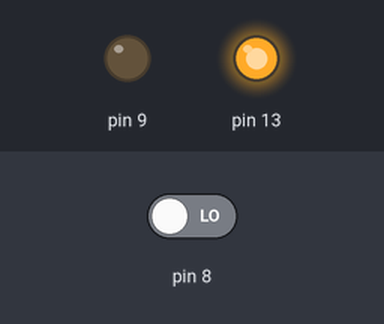
Simulated run of this sketch. Board: Arduino Uno, built with avr-gcc and run on an emulated ATmega328P. Parts: output pins drawn as LEDs (lit = HIGH). Inputs (shaded band) come from the test bench; at power-on: pin 8 LOW. What the sketch prints to the serial monitor is not drawn.

Above: at 1.8 s.
1.9 s: pin 8 driven HIGH
At 2.7 s:
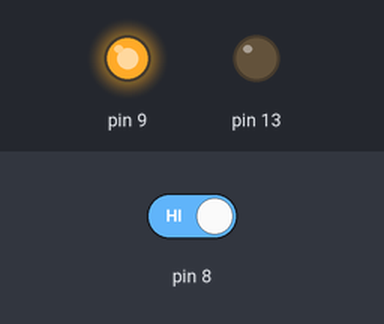
4.4 s: pin 8 driven LOW
At 5.5 s:
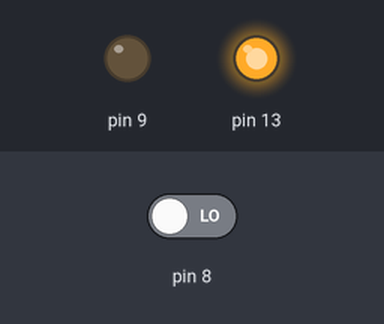
Timing chart, 0 to 7.4 s (numbered marks = the images above; inputs shaded):
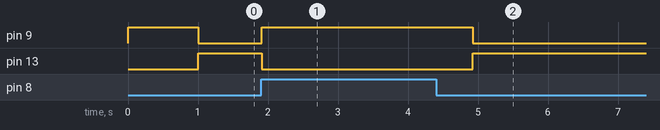

Measured:
- after the input at 1.9 s, pin 9: LOW → HIGH at once; pin 13: HIGH → LOW at once
- after the input at 4.4 s, pin 9: HIGH → LOW after 0.53 s; pin 13: LOW → HIGH after 0.53 s

The sketch:

dummyStateMachine.pde
```cpp
int state = 1;

void setup(){
   pinMode(13,OUTPUT);
   pinMode(9,OUTPUT);
   Serial.begin(115200);
}

void loop(){

switch(state){
  case 1:
   Serial.println("Case 1. Turning LED off and state becomes 2");
   digitalWrite(13,LOW);
   digitalWrite(9,HIGH);
   state = 2;
   delay(1000);
   break;
  case 2:
   Serial.println("Case 2. Where do we go now?");
   delay(1);
   if(digitalRead(8)){
    Serial.println("I can feel your nose. Let's go to 1");
    state = 1;
  }
  else{
    Serial.println("You're gone. Go to 3.");
    state = 3;
  }
   break;
  case 3:
   Serial.println("Case 3. LED is going HIGH. Go to 2.");
   digitalWrite(13, HIGH);
   digitalWrite(9, LOW);
   state = 2;
   delay(1);
   break;
}
delay(1);
}
```
